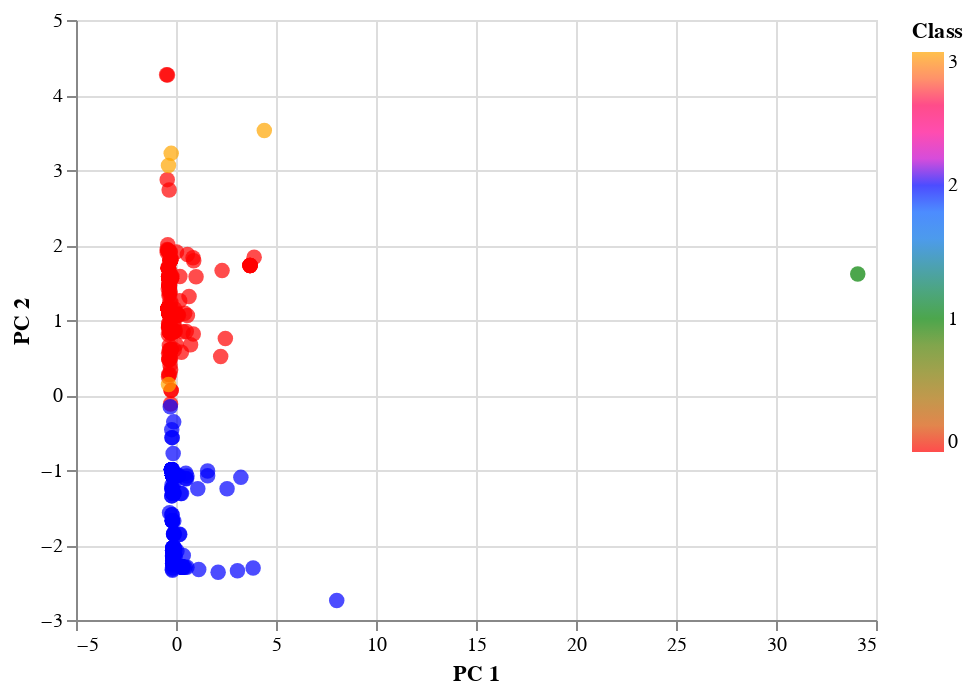

Notebook cell for this chart:
### Markdown cell above
### Visualizing Results

 #### Scatter Plot for Clusters

### Code cell
# Scatter plot to visualize clusters using two principal components
alt.Chart(clustered_df).mark_circle(size=60).encode(
    x="PC 1",
    y="PC 2",
    color=alt.Color(
        "Class",
        scale=alt.Scale(domain=[0, 1, 2, 3], range=["red", "green", "blue", "orange"]),
    ),
    tooltip=["CoinName", "Algorithm", "TotalCoinsMined", "TotalCoinSupply"],
).interactive()

### Figure 1 — Vega-Lite specification as saved in the notebook (floating-point values rounded to 4 significant figures; data arrays with more than 128 entries replaced by an {"elided": "..."} marker saying what was removed)
{"$schema": "https://vega.github.io/schema/vega-lite/v3.4.0.json", "config": {"mark": {"tooltip": null}, "view": {"height": 300, "width": 400}}, "data": {"name": "data-d9ff33ec8836e8488513347f74b78fed"}, "datasets": {"data-d9ff33ec8836e8488513347f74b78fed": {"elided": "532 records"}}, "encoding": {"color": {"field": "Class", "scale": {"domain": [0, 1, 2, 3], "range": ["red", "green", "blue", "orange"]}, "type": "quantitative"}, "tooltip": [{"field": "CoinName", "type": "nominal"}, {"field": "Algorithm", "type": "nominal"}, {"field": "TotalCoinsMined", "type": "quantitative"}, {"field": "TotalCoinSupply", "type": "nominal"}], "x": {"field": "PC 1", "type": "quantitative"}, "y": {"field": "PC 2", "type": "quantitative"}}, "mark": {"size": 60, "type": "circle"}, "selection": {"selector001": {"bind": "scales", "encodings": ["x", "y"], "type": "interval"}}}
